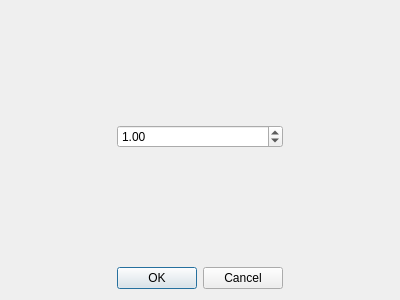
<?xml version="1.0" encoding="UTF-8"?>
<ui version="4.0">
 <class>SpacingDialog</class>
 <widget class="QDialog" name="SpacingDialog">
  <property name="geometry">
   <rect>
    <x>0</x>
    <y>0</y>
    <width>400</width>
    <height>300</height>
   </rect>
  </property>
  <property name="windowTitle">
   <string>Dialog</string>
  </property>
  <layout class="QGridLayout" name="gridLayout">
   <item row="1" column="1">
    <widget class="QDoubleSpinBox" name="spacingBox">
     <property name="value">
      <double>1.000000000000000</double>
     </property>
    </widget>
   </item>
   <item row="0" column="1">
    <spacer name="verticalSpacer">
     <property name="orientation">
      <enum>Qt::Orientation::Vertical</enum>
     </property>
     <property name="sizeHint" stdset="0">
      <size>
       <width>20</width>
       <height>40</height>
      </size>
     </property>
    </spacer>
   </item>
   <item row="1" column="2">
    <spacer name="horizontalSpacer_2">
     <property name="orientation">
      <enum>Qt::Orientation::Horizontal</enum>
     </property>
     <property name="sizeHint" stdset="0">
      <size>
       <width>40</width>
       <height>20</height>
      </size>
     </property>
    </spacer>
   </item>
   <item row="2" column="1">
    <spacer name="verticalSpacer_2">
     <property name="orientation">
      <enum>Qt::Orientation::Vertical</enum>
     </property>
     <property name="sizeHint" stdset="0">
      <size>
       <width>20</width>
       <height>40</height>
      </size>
     </property>
    </spacer>
   </item>
   <item row="1" column="0">
    <spacer name="horizontalSpacer">
     <property name="orientation">
      <enum>Qt::Orientation::Horizontal</enum>
     </property>
     <property name="sizeHint" stdset="0">
      <size>
       <width>40</width>
       <height>20</height>
      </size>
     </property>
    </spacer>
   </item>
   <item row="3" column="1">
    <widget class="QDialogButtonBox" name="buttonBox">
     <property name="orientation">
      <enum>Qt::Orientation::Horizontal</enum>
     </property>
     <property name="standardButtons">
      <set>QDialogButtonBox::StandardButton::Cancel|QDialogButtonBox::StandardButton::Ok</set>
     </property>
    </widget>
   </item>
  </layout>
 </widget>
 <resources/>
 <connections>
  <connection>
   <sender>buttonBox</sender>
   <signal>accepted()</signal>
   <receiver>SpacingDialog</receiver>
   <slot>accept()</slot>
   <hints>
    <hint type="sourcelabel">
     <x>248</x>
     <y>254</y>
    </hint>
    <hint type="destinationlabel">
     <x>157</x>
     <y>274</y>
    </hint>
   </hints>
  </connection>
  <connection>
   <sender>buttonBox</sender>
   <signal>rejected()</signal>
   <receiver>SpacingDialog</receiver>
   <slot>reject()</slot>
   <hints>
    <hint type="sourcelabel">
     <x>316</x>
     <y>260</y>
    </hint>
    <hint type="destinationlabel">
     <x>286</x>
     <y>274</y>
    </hint>
   </hints>
  </connection>
 </connections>
</ui>
